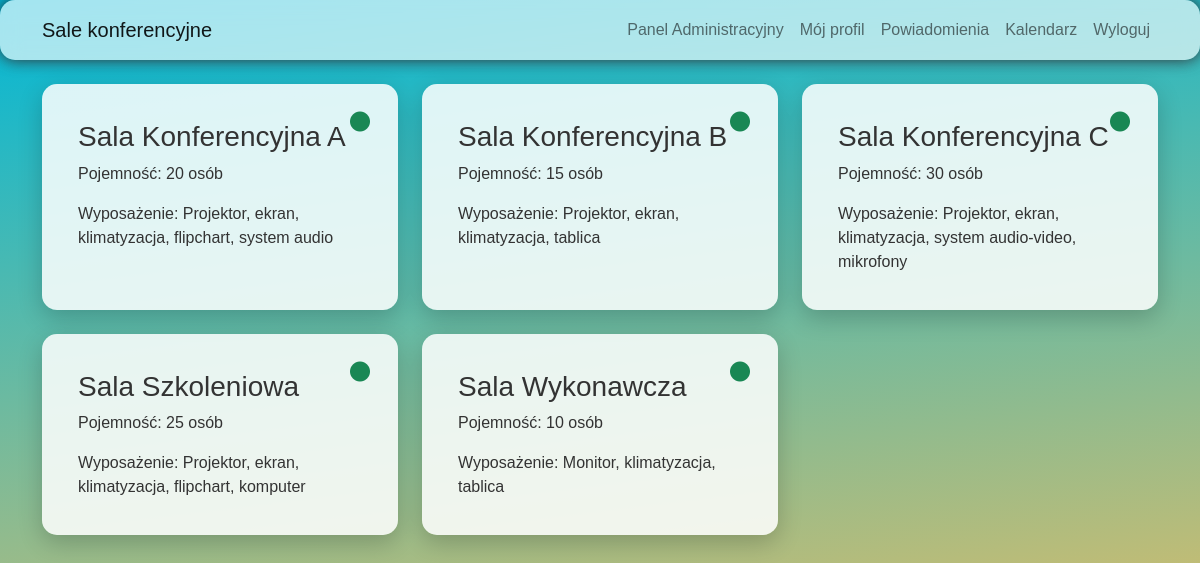
/index.php (signed in), run on the app's committed database.
### tables this page shows
CREATE TABLE `rooms` (
  `id` int(11) NOT NULL,
  `nazwa` varchar(60) NOT NULL,
  `pojemnosc` int(11) NOT NULL,
  `wyposazenie` varchar(1000) NOT NULL,
  `dostepnosc` BOOLEAN DEFAULT TRUE
);

### index.php (the view, shortened to what this page needs)
<?php
require_once 'db_connect.php';
$query = "SELECT r.*,
    (SELECT COUNT(*) FROM reservations res
WHERE res.id_sali = r.id
AND NOW() BETWEEN res.czas_start AND res.czas_stop) as is_reserved
    FROM rooms r";
$result = $conn->query($query);
?>
<!DOCTYPE html>
<html>
<head>
    <link href="https://cdn.jsdelivr.net/npm/bootstrap@5.1.3/dist/css/bootstrap.min.css" rel="stylesheet">
    <link href="https://cdnjs.cloudflare.com/ajax/libs/font-awesome/6.0.0/css/all.min.css" rel="stylesheet">
    <link href="styles.css" rel="stylesheet">
</head>
<body>
    <nav class="navbar navbar-expand-lg navbar-light mb-4">
        <div class="container">
            <a class="navbar-brand" href="#">Sale konferencyjne</a>            <div class="navbar-nav ms-auto">
                <?php if (isset($_SESSION['user_role']) && $_SESSION['user_role'] === 'Menedzer'): ?>
                    <a href="admin/admin_dashboard.php" class="nav-link">Panel Administracyjny</a>
                <?php endif; ?>                <a class="nav-link" href="profile.php">Mój profil</a>
                <a class="nav-link" href="notifications.php">
                    Powiadomienia
                </a>
                <a class="nav-link" href="calendar.php">Kalendarz</a>
                <a class="nav-link" href="logout.php">Wyloguj</a>
            </div>
        </div>
    </nav>
    <div class="container">
        <div class="row g-4">
            <?php while ($room = $result->fetch_assoc()): ?>
                <div class="col-md-4">
                    <div class="card h-100 room-card" data-room-id="<?php echo $room['id']; ?>">
                        <div class="card-body position-relative">
                            <div class="position-absolute top-0 end-0 mt-2 me-2">
                                <i class="fas fa-circle <?php echo $room['is_reserved'] ? 'text-danger' : 'text-success'; ?>"></i>
                            </div>
                            <h3 class="card-title"><?php echo htmlspecialchars($room['nazwa']); ?></h3>
                            <p class="card-text">Pojemność: <?php echo $room['pojemnosc']; ?> osób</p>
                            <p class="card-text">Wyposażenie: <?php echo htmlspecialchars($room['wyposazenie']); ?></p>
                        </div>
                    </div>
                </div>
            <?php endwhile; ?>
        </div>
    </div>
</body>
</html>

### styles.css (style rules this page uses)
body { background: linear-gradient(173deg, rgb(0, 183, 215), rgb(255, 190, 86)); min-height: 100vh; font-family: 'Arial', sans-serif; }
.card { background-color: rgba(255, 255, 255, 0.85); color: #333; border: none; border-radius: 15px; box-shadow: 0 8px 25px rgba(0, 0, 0, 0.2); padding: 20px; }
.navbar { background-color: rgba(255, 255, 255, 0.644); backdrop-filter: blur(10px); border-radius: 15px; box-shadow: 0 4px 15px rgba(189, 189, 189, 0.1), 0 0 15px; padding: 10px 20px; }
.fa-circle { font-size: 1.25rem; cursor: pointer; color: #FF7043; }
.fa-circle.text-success { color: #28a745; }

### data on the page
rooms: nazwa "Sala Konferencyjna A", pojemnosc "20", wyposazenie "Projektor, ekran, klimatyzacja, flipchart, system audio"
rooms: nazwa "Sala Konferencyjna B", pojemnosc "15", wyposazenie "Projektor, ekran, klimatyzacja, tablica"
rooms: nazwa "Sala Konferencyjna C", pojemnosc "30", wyposazenie "Projektor, ekran, klimatyzacja, system audio-video, mikrofony"
rooms: nazwa "Sala Szkoleniowa", pojemnosc "25", wyposazenie "Projektor, ekran, klimatyzacja, flipchart, komputer"
rooms: nazwa "Sala Wykonawcza", pojemnosc "10", wyposazenie "Monitor, klimatyzacja, tablica"
